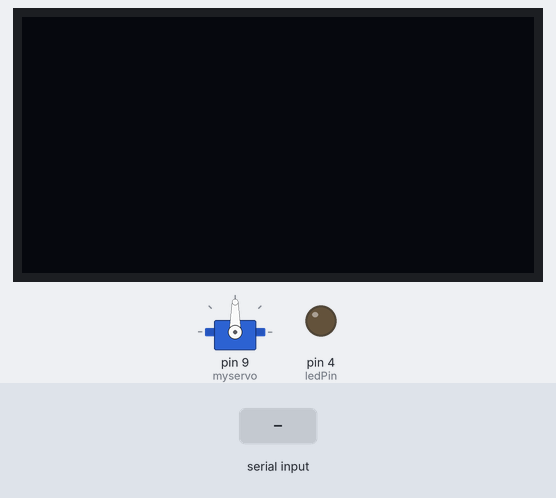
A sketch run on a simulated Arduino Uno, built with avr-gcc and run on an emulated ATmega328P. Shown: servo, 128×64 one-colour display, output pins drawn as LEDs (lit = HIGH). The inputs (shaded band) are chosen by the test bench.

Above: at 1.2 s.
1.3 s: "off\n" received over Serial
At 2.19 s:
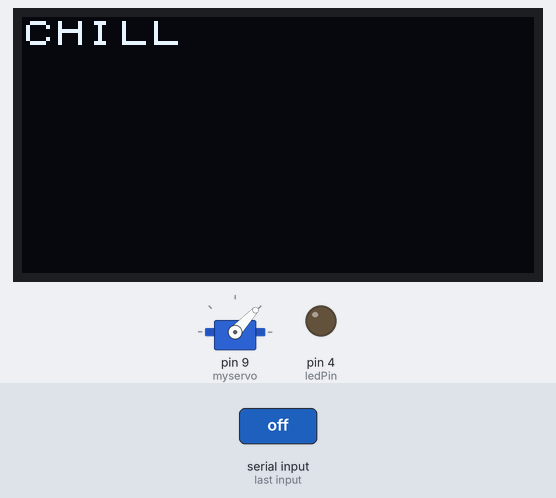
At 8.0 s:
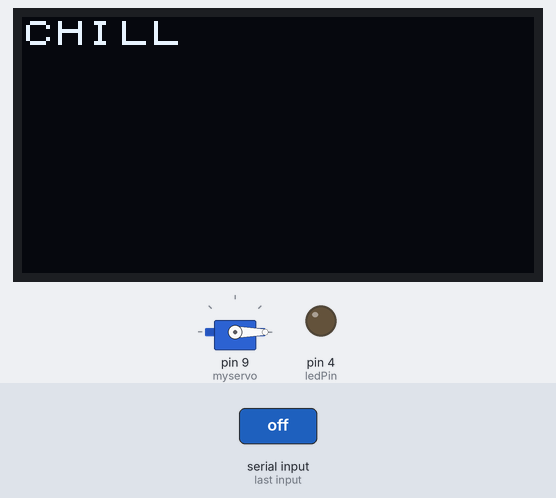
Timing chart, 0 to 9.5 s (numbered marks = the images above; inputs shaded):
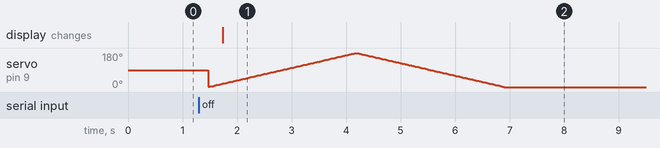

Measured:
- after the input at 1.3 s, the display: changes after 0.44 s (image 1)

The sketch:

eye_blink.ino
```cpp
#include <Servo.h>
#include <U8x8lib.h>

Servo myservo;
String InBytes;
int pos = 0;
int x;
const int buzzer = 5;
const int ledPin = 4;
U8X8_SSD1306_128X64_NONAME_HW_I2C u8x8(U8X8_PIN_NONE);

void setup() {
  myservo.attach(9);
  Serial.begin(115200);
  Serial.setTimeout(1);
  pinMode(buzzer, OUTPUT);
  pinMode(ledPin, OUTPUT);
  u8x8.begin();
  u8x8.setFlipMode(1);
}

void loop() {
  if (Serial.available() > 0) {
    InBytes = Serial.readStringUntil('\n');
    if (InBytes == "onn") {
      delay(5000);
      tone(buzzer, 1000);
      digitalWrite(ledPin, HIGH);
      u8x8.clear();
      u8x8.setFont(u8x8_font_chroma48medium8_r);
      u8x8.setCursor(0, 0);
      u8x8.print("WARNING:");
      delay(100);
    }
    if (InBytes == "off") {
      delay(100);
      noTone(buzzer);
      digitalWrite(ledPin, LOW);
      u8x8.clear();
      u8x8.setFont(u8x8_font_chroma48medium8_r);
      u8x8.setCursor(0, 0);
      u8x8.print("CHILL");

      for (pos = 0; pos <= 180; pos += 1) {
        myservo.write(pos);
        delay(15);
      }
      for (pos = 180; pos >= 0; pos -= 1) {
        myservo.write(pos);
        delay(15);
      }
      delay(100);
    }
  }
}
```
